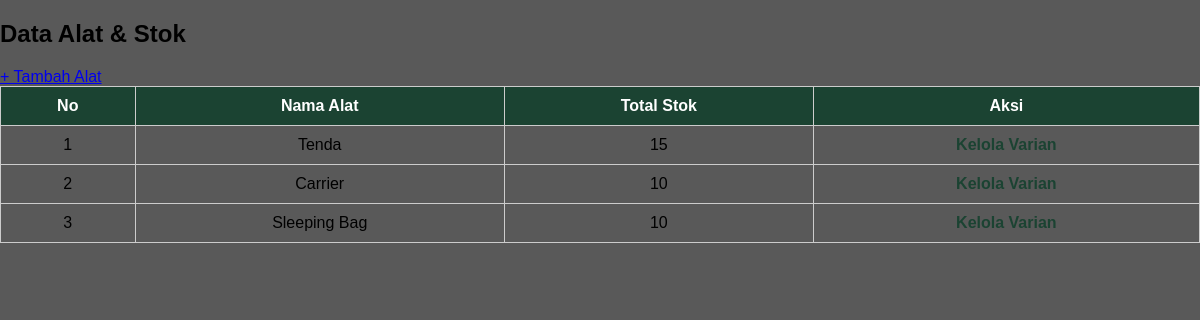
The page /alat.php (signed in) on the database its author committed.
### tables this page shows
CREATE TABLE `alat` (
  `id` int(11) NOT NULL,
  `nama_alat` varchar(100) NOT NULL
);

### alat.php (the view, shortened to what this page needs)
<?php
include 'koneksi.php';
?>
<!DOCTYPE html>
<html>
<head>
  <link rel="stylesheet" href="admin.css">
</head>
<body>
<h2>Data Alat & Stok</h2>
<a href="tambah_alat.php">+ Tambah Alat</a>
<table border="1" cellpadding="8">
  <tr>
    <th>No</th>
    <th>Nama Alat</th>
    <th>Total Stok</th>
    <th>Aksi</th>
  </tr>
<?php
$q = mysqli_query($conn,"
  SELECT
    alat.id,
    alat.nama_alat,
    SUM(alat_varian.stok) AS total_stok
  FROM alat
  LEFT JOIN alat_varian ON alat.id = alat_varian.alat_id
  GROUP BY alat.id
");
$no = 1;
while($a = mysqli_fetch_assoc($q)){
?>
  <tr>
    <td><?= $no++; ?></td>
    <td><?= $a['nama_alat']; ?></td>
    <td><?= $a['total_stok'] ?? 0; ?></td>
    <td>
      <a href="varian.php?id=<?= $a['id']; ?>">Kelola Varian</a>
    </td>
  </tr>
<?php } ?>
</table>
</body>
</html>

### admin.css (style rules this page uses)
* { box-sizing: border-box; font-family: Arial, sans-serif; }
body { margin: 0; min-height: 100vh; background: linear-gradient(rgba(0,0,0,0.65), rgba(0,0,0,0.65)), url('../img/logo.png') no-repeat center; background-size: 350px; }
table { width: 100%; border-collapse: collapse; }
th, td { padding: 10px; border: 1px solid #ccc; text-align: center; }
th { background: #1b4332; color: white; }
td a { color: #1b4332; font-weight: bold; text-decoration: none; }

### rows shown on the page
alat: nama_alat "Tenda", total_stok "15"
alat: nama_alat "Carrier", total_stok "10"
alat: nama_alat "Sleeping Bag", total_stok "10"
